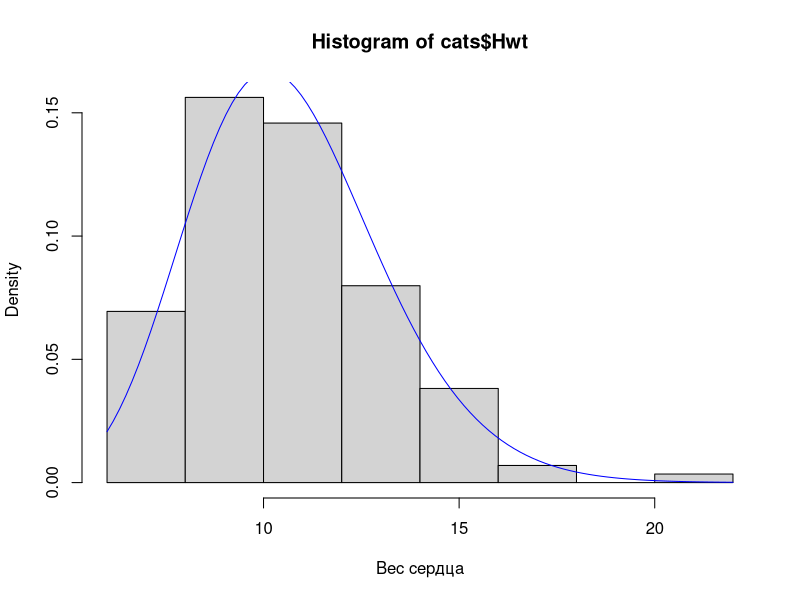
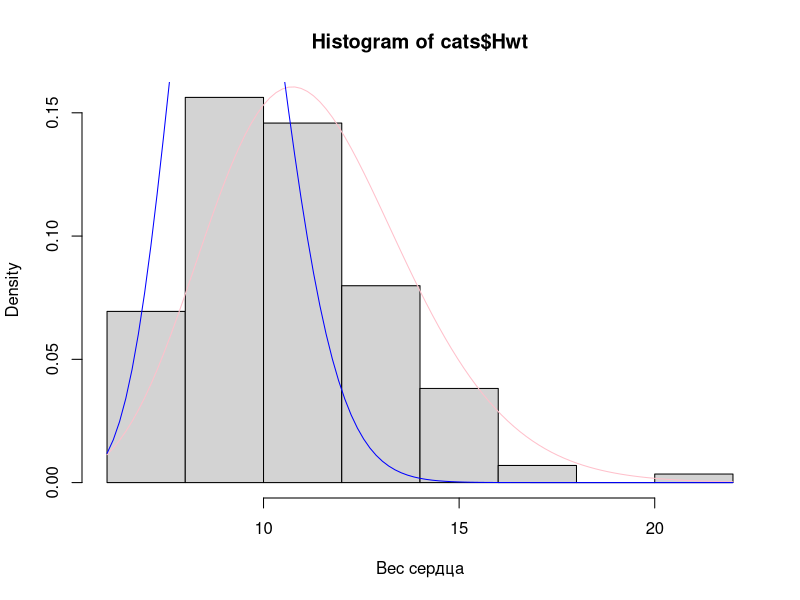

Generate these figures, in order, with R:
## ---- chunk 1
library(MASS)
data(cats)
help(cats)

#команда summary(cats) выводит пол и данные массы сердца и веса
summary(cats)

m <- mean(cats$Hwt)
sk <- sd(cats$Hwt)
dis <- var(cats$Hwt)

#рассчет параметров
a <- round(m^2/dis, 2)
s <- round(dis/m, 2)

#Напишите функцию для расчёта параметров a и s через дисперсию и среднее для передаваемого вектора чисел

my.gamma <- function(x)
{
  m <- mean(x)
dis <- var(x)
a <- round(m^2/dis, 2)
s <- round(dis/m, 2)
return(c(a,s))
}

#Какие результаты возвращает функция для вектора весов сердец? Сходятся ли они с ответами в п. 4? Должны сходиться?
my.gamma(cats$Hwt) #результаты сходятся, т.к функция правильно реализована


#Постройте гистограмму весов. Добавьте на гистограмму кривую плотности вероятности при помощи функций curve и dgamma, указав ранее найденные параметры формы и масштаба.
hist(cats$Hwt, xlab="Вес сердца",probability = T)
curve(dgamma(x,shape = my.gamma(cats$Hwt)[1], scale = my.gamma(cats$Hwt)[2]), add = T, col = "blue")

#Получите параметры a и s отдельно для котов и кошек, использовав функцию my.gamma.
 my.gamma(cats$Hwt[cats$Sex=="M"])
 my.gamma(cats$Hwt[cats$Sex=="F"])

#Постройте полученные функции распределения на одном графике, используя curve и dgamma
hist(cats$Hwt, xlab="Вес сердца", probability = T)
curve(dgamma(x,shape = my.gamma(cats$Hwt[cats$Sex=="M"])[1],scale =my.gamma(cats$Hwt[cats$Sex=="M"])[2]),add = T, col="pink")
curve(dgamma(x,shape =my.gamma(cats$Hwt[cats$Sex=="F"])[1],scale =my.gamma(cats$Hwt[cats$Sex=="F"])[2]),add = T, col="blue")

#Случайным образом разделите данные на две группы одного размера равного количеству котов и кошек соответственно. Получите гамма-параметры для обеих групп. Повторите эксперимент несколько раз. Найдите среднюю разницу между результатами групп.
male <- cats[cats$Sex == "M",]
female <- cats[cats$Sex == "F",]
p <- data.frame(a1=0,s1=0,a2=0,s2=0)
for(k in 1:10){
  n1 <- sample(dim(male)[1])
  n2 <- sample(dim(female)[1])
  n1.1 <- male[n1[1:as.integer(length((n1)/2))],]
  n1.2 <- male[n1[ceiling(length(n1)/2):(length(n1)-1)],] 
  n2.1 <- female[n2[1:as.integer(length(n2)/2)],] 
  n2.2 <- female[n2[ceiling(length(n2)/2):(length(n2)-1)],] 
  group1 <- rbind(n1.1, n2.1) 
  group2 <- rbind(n1.2, n2.2) 
  p1 <- my.gamma(group1$Hwt) 
  p2 <- my.gamma(group2$Hwt) 
  P <- data.frame(a1=p1[1], s1=p1[2], a2=p2[1], s2=p2[2]) 
  p <- rbind(p, P) 
  } 

p<- p[-1, ] 

# Средняя разница 
dif_a <- abs(mean(p[ , c("a1")]-p[ , c("a2")])) 
dif_s <- abs(mean(p[ , c("s1")]-p[ , c("s2")]))

# По полученным распределениям для кошек и котов можно сделать вывод, что вес сердца кошек приближен к 9, а у котов к 11 с выраженным пиком. 
  

